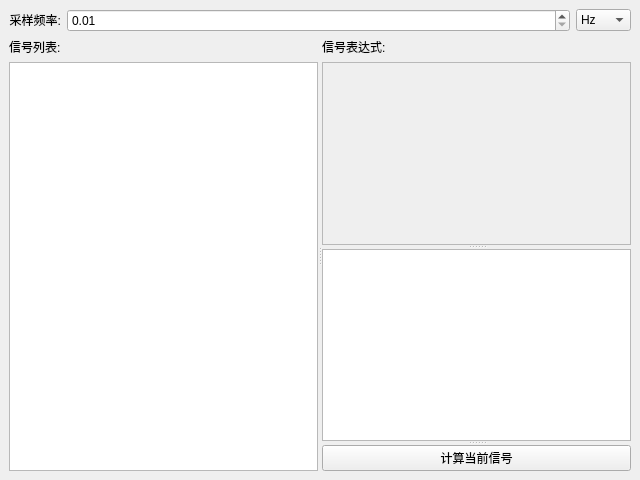
<?xml version="1.0" encoding="UTF-8"?>
<ui version="4.0">
 <class>MainWindow</class>
 <widget class="QMainWindow" name="MainWindow">
  <property name="geometry">
   <rect>
    <x>0</x>
    <y>0</y>
    <width>640</width>
    <height>480</height>
   </rect>
  </property>
  <property name="windowTitle">
   <string>信号实验箱</string>
  </property>
  <widget class="QWidget" name="centralwidget">
   <layout class="QVBoxLayout" name="verticalLayout_3">
    <item>
     <layout class="QHBoxLayout" name="horizontalLayout">
      <item>
       <widget class="QLabel" name="label">
        <property name="sizePolicy">
         <sizepolicy hsizetype="Fixed" vsizetype="Fixed">
          <horstretch>0</horstretch>
          <verstretch>0</verstretch>
         </sizepolicy>
        </property>
        <property name="text">
         <string>采样频率:</string>
        </property>
        <property name="alignment">
         <set>Qt::AlignRight|Qt::AlignTrailing|Qt::AlignVCenter</set>
        </property>
       </widget>
      </item>
      <item>
       <widget class="QDoubleSpinBox" name="pFs">
        <property name="sizePolicy">
         <sizepolicy hsizetype="Expanding" vsizetype="Fixed">
          <horstretch>0</horstretch>
          <verstretch>0</verstretch>
         </sizepolicy>
        </property>
        <property name="buttonSymbols">
         <enum>QAbstractSpinBox::UpDownArrows</enum>
        </property>
        <property name="prefix">
         <string/>
        </property>
        <property name="minimum">
         <double>0.010000000000000</double>
        </property>
        <property name="maximum">
         <double>1000.000000000000000</double>
        </property>
       </widget>
      </item>
      <item>
       <widget class="QComboBox" name="pFsScale">
        <property name="currentText">
         <string>Hz</string>
        </property>
        <item>
         <property name="text">
          <string>Hz</string>
         </property>
        </item>
        <item>
         <property name="text">
          <string>KHz</string>
         </property>
        </item>
        <item>
         <property name="text">
          <string>MHz</string>
         </property>
        </item>
       </widget>
      </item>
     </layout>
    </item>
    <item>
     <widget class="QSplitter" name="splitter_2">
      <property name="sizePolicy">
       <sizepolicy hsizetype="Expanding" vsizetype="Expanding">
        <horstretch>0</horstretch>
        <verstretch>0</verstretch>
       </sizepolicy>
      </property>
      <property name="orientation">
       <enum>Qt::Horizontal</enum>
      </property>
      <widget class="QWidget" name="layoutWidget1">
       <layout class="QVBoxLayout" name="verticalLayout">
        <item>
         <widget class="QLabel" name="label_2">
          <property name="sizePolicy">
           <sizepolicy hsizetype="Fixed" vsizetype="Fixed">
            <horstretch>0</horstretch>
            <verstretch>0</verstretch>
           </sizepolicy>
          </property>
          <property name="text">
           <string>信号列表:</string>
          </property>
         </widget>
        </item>
        <item>
         <widget class="QListWidget" name="pSignalList">
          <property name="sizePolicy">
           <sizepolicy hsizetype="Preferred" vsizetype="Expanding">
            <horstretch>0</horstretch>
            <verstretch>0</verstretch>
           </sizepolicy>
          </property>
          <property name="contextMenuPolicy">
           <enum>Qt::ActionsContextMenu</enum>
          </property>
         </widget>
        </item>
       </layout>
      </widget>
      <widget class="QSplitter" name="splitter">
       <property name="orientation">
        <enum>Qt::Vertical</enum>
       </property>
       <widget class="QWidget" name="layoutWidget">
        <layout class="QVBoxLayout" name="verticalLayout_2">
         <item>
          <widget class="QLabel" name="label_3">
           <property name="sizePolicy">
            <sizepolicy hsizetype="Fixed" vsizetype="Fixed">
             <horstretch>0</horstretch>
             <verstretch>0</verstretch>
            </sizepolicy>
           </property>
           <property name="text">
            <string>信号表达式:</string>
           </property>
          </widget>
         </item>
         <item>
          <widget class="QPlainTextEdit" name="pSignalExpress">
           <property name="enabled">
            <bool>false</bool>
           </property>
           <property name="sizePolicy">
            <sizepolicy hsizetype="Preferred" vsizetype="Preferred">
             <horstretch>0</horstretch>
             <verstretch>0</verstretch>
            </sizepolicy>
           </property>
           <property name="contextMenuPolicy">
            <enum>Qt::NoContextMenu</enum>
           </property>
          </widget>
         </item>
        </layout>
       </widget>
       <widget class="QtCharts::QChartView" name="pSignalChart">
        <property name="sizePolicy">
         <sizepolicy hsizetype="MinimumExpanding" vsizetype="MinimumExpanding">
          <horstretch>0</horstretch>
          <verstretch>0</verstretch>
         </sizepolicy>
        </property>
       </widget>
       <widget class="QPushButton" name="pCalculateButton">
        <property name="text">
         <string>计算当前信号</string>
        </property>
       </widget>
      </widget>
     </widget>
    </item>
   </layout>
  </widget>
  <action name="actNewSig">
   <property name="text">
    <string>新建信号</string>
   </property>
  </action>
  <action name="actDelSig">
   <property name="text">
    <string>删除信号</string>
   </property>
  </action>
 </widget>
 <customwidgets>
  <customwidget>
   <class>QtCharts::QChartView</class>
   <extends>QGraphicsView</extends>
   <header location="global">QtCharts/QChartView</header>
  </customwidget>
 </customwidgets>
 <resources/>
 <connections/>
</ui>
